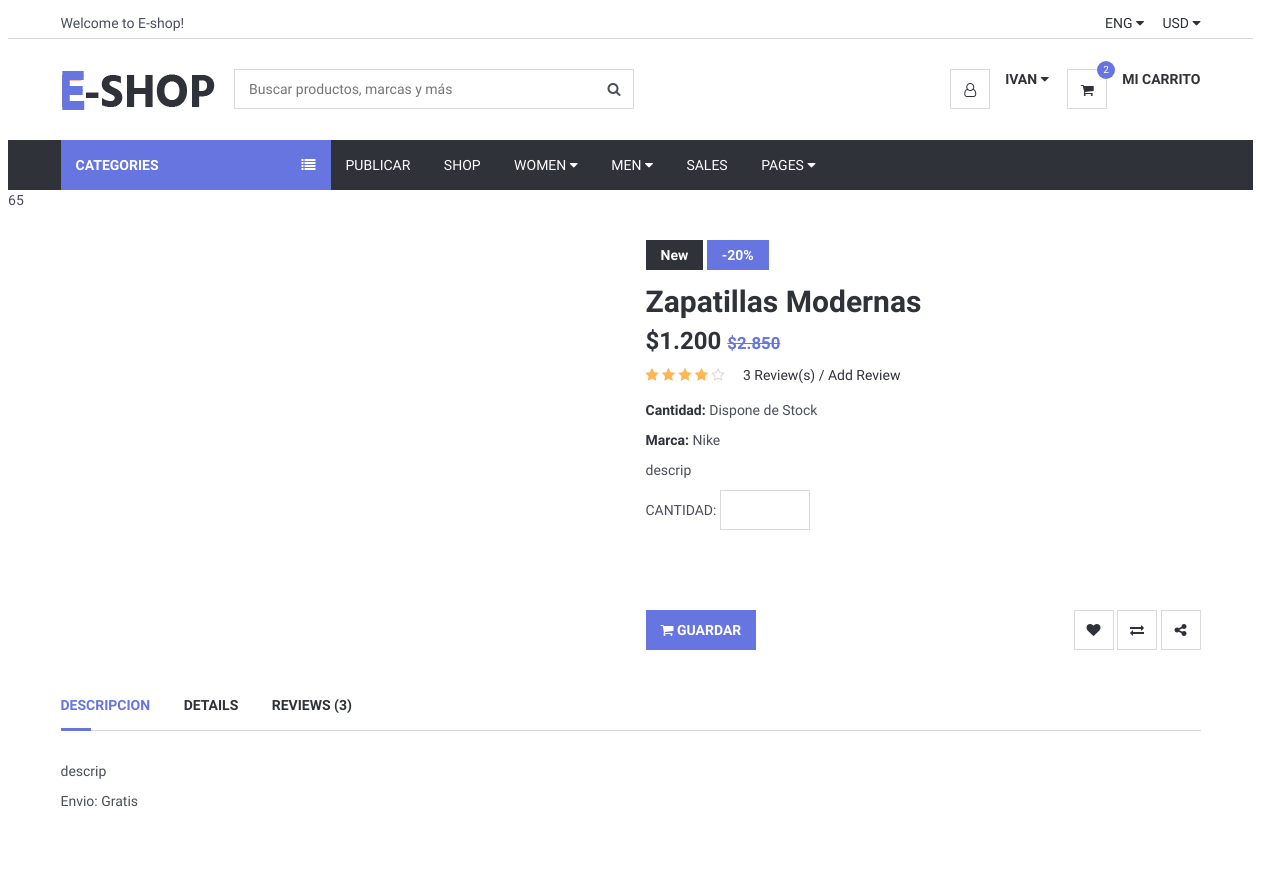
Before: /Views/EditarCarrito.php?cod=35&cant=5&prod=1 (signed in, upper part) with the older database file.
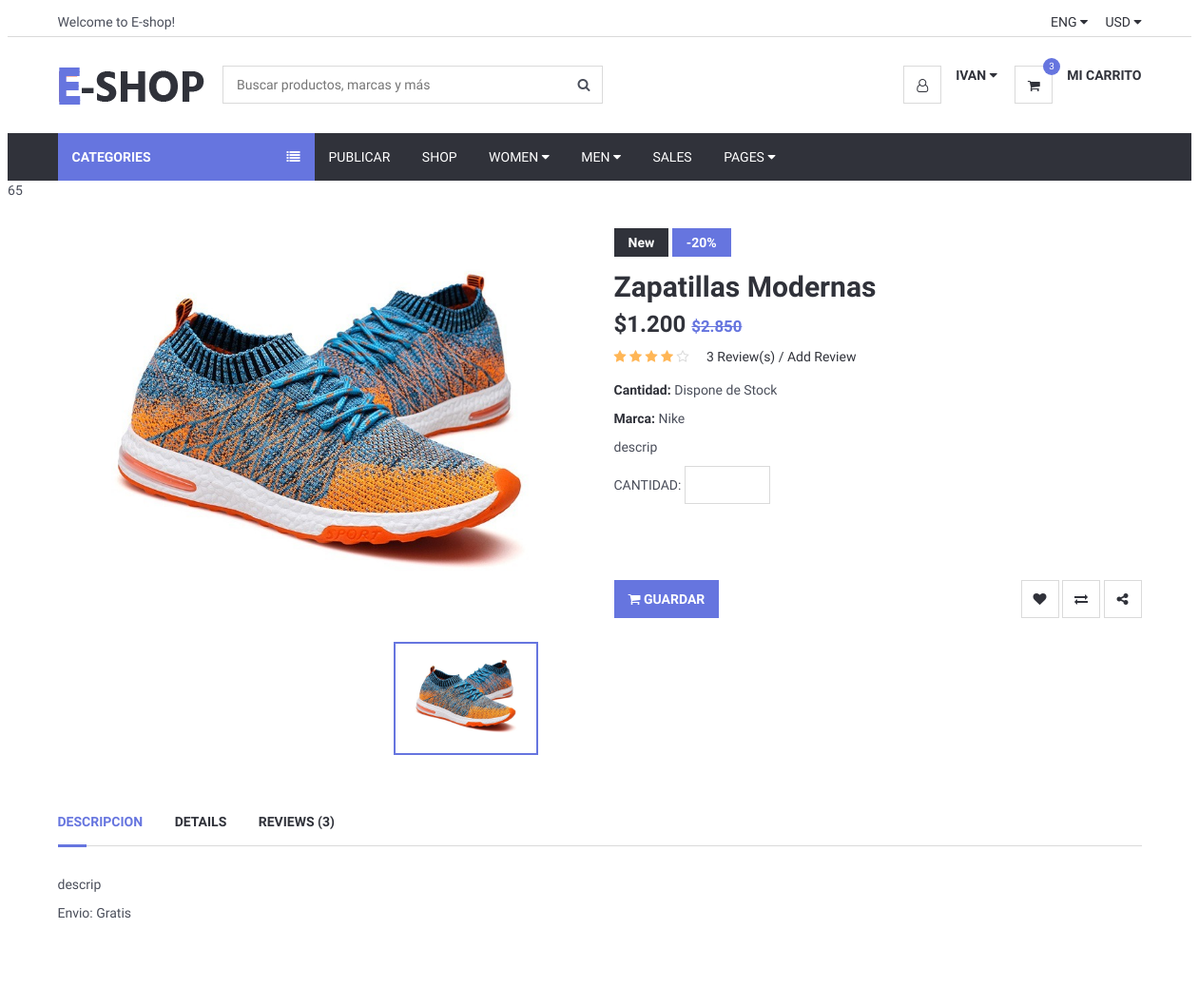
After: the same page with the newer database file.
### tables this page shows
CREATE TABLE `producto` (
  `id` int(11) NOT NULL,
  `nombre` varchar(200) NOT NULL,
  `estado` varchar(60) NOT NULL,
  `precio` double NOT NULL,
  `formasdepago` varchar(100) NOT NULL,
  `envio` varchar(100) NOT NULL,
  `marca` varchar(70) NOT NULL,
  `stock` int(11) NOT NULL,
  `genero` varchar(60) NOT NULL,
  `categoria` varchar(110) NOT NULL,
  `palabrasClaves` varchar(110) NOT NULL,
  `descripcion` varchar(600) NOT NULL,
  `visitas` int(11) NOT NULL,
  `idUsuario` int(11) NOT NULL,
  `latitud` varchar(120) NOT NULL,
  `longitud` varchar(120) NOT NULL
);

CREATE TABLE `imgprincipal` (
  `id` int(11) NOT NULL,
  `idProducto` int(11) NOT NULL,
  `nombre` varchar(100) NOT NULL
);

### Views/conexionBD/conexion.php (called while the page is built, shortened)
<?php
class Conexion{
	 private $msq="";
	public function __construct()
	 {
		 $archivoConfig = "config.ini";
		 $confi = parse_ini_file($archivoConfig, true);
		 $this->host = $confi["bd"]["host"];
		 $this->usuario = $confi["bd"]["usuario"];
		 $this->clave=$confi["bd"]["clave"];
		 $this->bd = $confi["bd"]["bd"];
		$this->msq = new mysqli($this->host, $this->usuario, $this->clave, $this->bd);
	 }
	 public function realizarConsulta($consulta){
 if(!$resultado = $this->msq->query($consulta) )
 {
	 echo "Ha ocurrido un error al ejecutar la consulta   ";
 }else{
	 return $resultado;
	   }
 }
}
?>

### Views/EditarCarrito.php (the view, shortened to what the changed rows need)
<?php
include_once("header.php");
		require_once("conexionBD/conexion.php");
		$conexion = new Conexion;
$idProducto=isset($_GET["prod"]) ? $_GET["prod"] : "";
		$consulta="SELECT * FROM producto WHERE id = '".$idProducto."'";
		$resultado = $conexion->realizarConsulta($consulta);
?>
<body>
	<?PHP
while($f=mysqli_fetch_array($resultado)){
	$consulta2="SELECT * FROM imgprincipal WHERE idProducto= '".$f['id']."'";
	$resultado2 = $conexion->realizarConsulta($consulta2);
	$consulta4="SELECT * FROM imgprincipal WHERE idProducto= '".$f['id']."'";
	$resultado4 = $conexion->realizarConsulta($consulta4);
?>
	<div class="section">
		<div class="container">
			<div class="row">
				<div class="product product-details clearfix">
						<div class="col-md-6">
					<div id="product-main-view">
							<?php
								while($i=mysqli_fetch_array($resultado2)){
							?>
						<div class="product-view">
								<img src="imgPublicadas/<?php echo $i["nombre"];?>" alt="">
							</div>
						<?php
								}
							?>
						</div>
					<div id="product-view">
							<?php
								while($i=mysqli_fetch_array($resultado4)){
							?>
						<div class="product-view">
								<img src="imgPublicadas/<?php echo $i["nombre"];?>" alt="">
							</div>
						<?php
								}
							?>
						</div>
					</div>
					<form method="post" action="ProcesaEditarCarrito.php">
					<div class="col-md-6">
						<div class="product-body">
							<div class="product-label">
								<span>New</span>
								<span class="sale">-20%</span>
							</div>
							<h2 class="product-name"><?php echo $f["nombre"];?></h2>
							<h3 class="product-price"><?php echo "$".number_format($f['precio'],0,'.','.');?> <del class="product-old-price" value="precio"><?php if($f["precio"]>1000){echo "$".$mostrar= number_format($f['precio']+ 1650,0,'.','.') ;}elseif($f["precio"]>10000){echo "$".$mostrar= number_format($f["precio"] + 5200,0,'.','.');}?></del></h3>
							<div>
								<div class="product-rating">
									<i class="fa fa-star"></i>
									<i class="fa fa-star"></i>
									<i class="fa fa-star"></i>
									<i class="fa fa-star"></i>
									<i class="fa fa-star-o empty"></i>
								</div>
								<a href="#">3 Review(s) / Add Review</a>
							</div>
							<p><strong>Cantidad:</strong> <?php if($f["stock"]>0){echo "Dispone de Stock";}else{echo "Se ha vendido todo";}?></p>
							<p><strong>Marca:</strong> <?php echo $f["marca"];?></p>
							<p><?php echo $f["descripcion"];?></p>
							<div class="product-btns">
								<div class="qty-input">
									<span class="text-uppercase">Cantidad: </span>
									<input id="numero" name="cantidad" class="input" type="number" min="1" pattern="^[0-9]+" required>
								</div><br><br><br><br><br>
								<button type="submit" name="guardar" class="primary-btn add-to-cart"><i class="fa fa-shopping-cart"></i> Guardar</button>
								</form>
								<div class="pull-right">
									<button class="main-btn icon-btn"><i class="fa fa-heart"></i></button>
									<button class="main-btn icon-btn"><i class="fa fa-exchange"></i></button>
									<button class="main-btn icon-btn"><i class="fa fa-share-alt"></i></button>
								</div>
							</div>
						</div>
					</div>
					<div class="col-md-12">
						<div class="product-tab">
							<ul class="tab-nav">
								<li class="active"><a data-toggle="tab" href="#tab1">Descripcion</a></li>
								<li><a data-toggle="tab" href="#tab2">Details</a></li>
								<li><a data-toggle="tab" href="#tab3">Reviews (3)</a></li>
							</ul>
							<div class="tab-content">
								<div id="tab1" class="tab-pane fade in active">
									<p><?php echo $f["descripcion"];?></p>
								</div>
								<div id="tab2" class="tab-pane fade in active">
									<p><?php echo "Envio: ".$f["envio"];?></p>
								</div>
									<?php
										}
										?>
							</div>
						</div>
					</div>
				</div>
</body>
</html>

### Views/header.php (shortened to what the changed rows need)
<!DOCTYPE html>
<html lang="en">
<head>
    <link type="text/css" rel="stylesheet" href="css/bootstrap.min.css" />
    <link type="text/css" rel="stylesheet" href="css/slick.css" />
    <link type="text/css" rel="stylesheet" href="css/slick-theme.css" />
    <link type="text/css" rel="stylesheet" href="css/nouislider.min.css" />
    <link rel="stylesheet" href="css/font-awesome.min.css">
    <link type="text/css" rel="stylesheet" href="css/style.css" />
</head>
<body>
<header>
    <div id="header">
        <div class="container">
            <div class="pull-right">
                <ul class="header-btns">
<?php
	require_once("conexionBD/conexion.php");
		$conexion = new Conexion;
	$id_Usuario = $_SESSION['id'];
				$buscoCant="SELECT count(idProducto)
				FROM productocarrito
				WHERE idUsuario = '".$id_Usuario."'";
				$cantidad= $conexion->realizarConsulta($buscoCant);
				$count = mysqli_fetch_array($cantidad);
?>
                    <li class="header-cart dropdown default-dropdown" href="CarritoDetalles.php">
						<a class="dropdown-toggle" data-toggle="dropdown" aria-expanded="true" href="CarritoDetalles.php">
						   <div class="header-btns-icon" href="CarritoDetalles.php">
							  <i class="fa fa-shopping-cart" href="CarritoDetalles.php"></i>
							  <a class="qty" href="CarritoDetalles.php"><?php echo "$count[0]";?></a>
							</div>
							<br>
							</a>
				   </li>
                </ul>
            </div>
        </div>
    </div>
</header>

Changed rows visible on the page:
added imgprincipal: nombre (picture)
Other visible differences:
$count[0]: "2" → "3"
